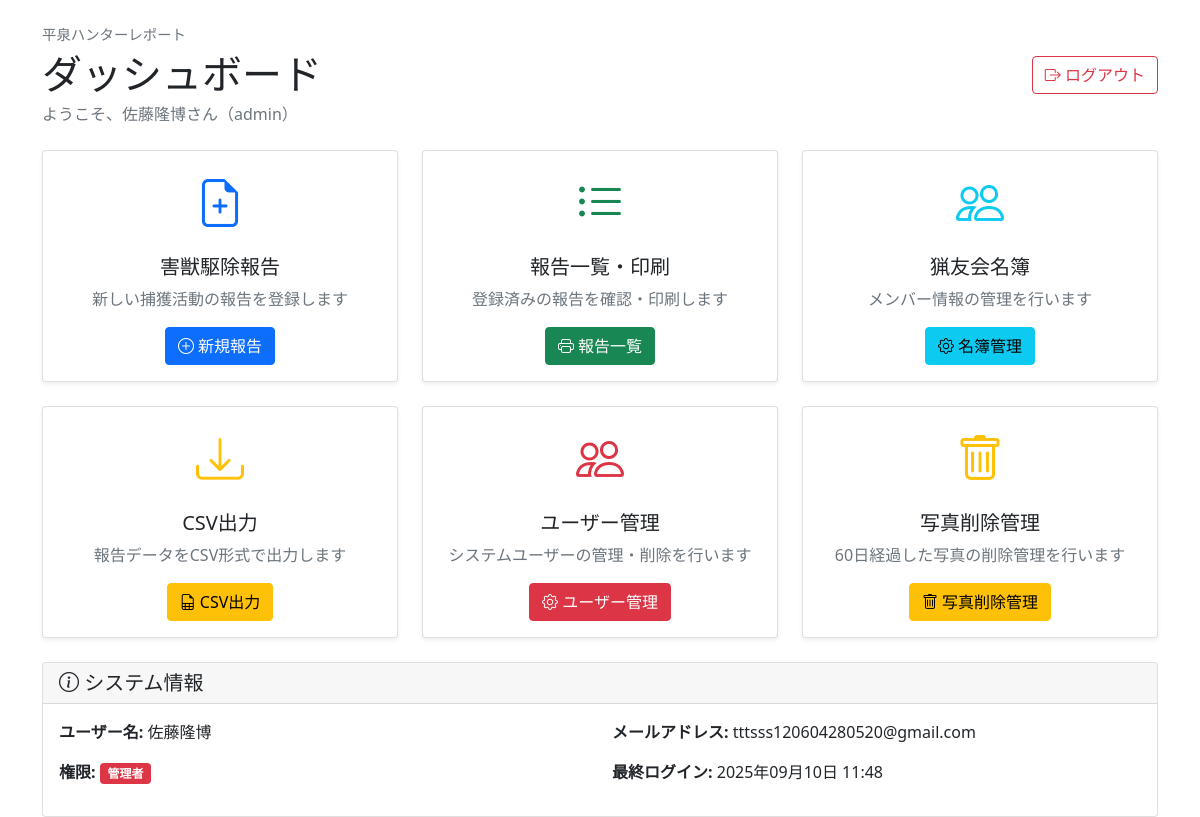
The app's page /dashboard (signed in) with its own data.
### app.py (models this page shows, shortened)
class User(Model):
    name = CharField(unique=True)
    email = CharField()
    password_hash = CharField()
    role = CharField(default="reporter")  # reporter / editor / admin
    created_at = CharField(null=True)  # 作成日時
    class Meta:
        database = db

### app.py (the view)
@app.route("/dashboard")
def dashboard():
    if "user_id" not in session:
        return redirect("/login")
    user = User.get_by_id(session["user_id"])
    current_time = datetime.datetime.now().strftime("%Y年%m月%d日 %H:%M")
    return render_template("dashboard.html", user=user, current_time=current_time)

### templates/dashboard.html (shortened to what this page needs)
<!DOCTYPE html>
<html lang="ja">
<head>
    <link href="https://cdn.jsdelivr.net/npm/bootstrap@5.1.3/dist/css/bootstrap.min.css" rel="stylesheet">
    <link href="https://cdn.jsdelivr.net/npm/bootstrap-icons@1.7.2/font/bootstrap-icons.css" rel="stylesheet">
</head>
<body>
    <div class="container mt-4">
        <div class="d-flex justify-content-between align-items-center mb-4">
            <div>
                <div class="app-title-small mb-1">平泉ハンターレポート</div>
                <h1 class="mb-1">ダッシュボード</h1>
                <p class="text-muted mb-0">ようこそ、{{ user.name }}さん（{{ user.role }}）</p>
            </div>
            <div>
                <a href="/logout" class="btn btn-outline-danger">
                    <i class="bi bi-box-arrow-right"></i> ログアウト
                </a>
            </div>
        </div>
        <div class="row g-4 mb-4">
            <div class="col-md-6 col-lg-4">
                <div class="card h-100 shadow-sm">
                    <div class="card-body text-center">
                        <div class="mb-3">
                            <i class="bi bi-file-earmark-plus text-primary" style="font-size: 3rem;"></i>
                        </div>
                        <h5 class="card-title">害獣駆除報告</h5>
                        <p class="card-text text-muted">新しい捕獲活動の報告を登録します</p>
                        <a href="/report/new" class="btn btn-primary">
                            <i class="bi bi-plus-circle"></i> 新規報告
                        </a>
                    </div>
                </div>
            </div>
            <div class="col-md-6 col-lg-4">
                <div class="card h-100 shadow-sm">
                    <div class="card-body text-center">
                        <div class="mb-3">
                            <i class="bi bi-list-ul text-success" style="font-size: 3rem;"></i>
                        </div>
                        <h5 class="card-title">報告一覧・印刷</h5>
                        <p class="card-text text-muted">登録済みの報告を確認・印刷します</p>
                        <a href="/reports" class="btn btn-success">
                            <i class="bi bi-printer"></i> 報告一覧
                        </a>
                    </div>
                </div>
            </div>
            {% if user.role in ["editor", "admin"] %}
            <div class="col-md-6 col-lg-4">
                <div class="card h-100 shadow-sm">
                    <div class="card-body text-center">
                        <div class="mb-3">
                            <i class="bi bi-people text-info" style="font-size: 3rem;"></i>
                        </div>
                        <h5 class="card-title">猟友会名簿</h5>
                        <p class="card-text text-muted">メンバー情報の管理を行います</p>
                        <a href="/members/manage" class="btn btn-info">
                            <i class="bi bi-gear"></i> 名簿管理
                        </a>
                    </div>
                </div>
            </div>
            {% endif %}
            {% if user.role == "admin" %}
            <div class="col-md-6 col-lg-4">
                <div class="card h-100 shadow-sm">
                    <div class="card-body text-center">
                        <div class="mb-3">
                            <i class="bi bi-download text-warning" style="font-size: 3rem;"></i>
                        </div>
                        <h5 class="card-title">CSV出力</h5>
                        <p class="card-text text-muted">報告データをCSV形式で出力します</p>
                        <a href="/reports/export" class="btn btn-warning">
                            <i class="bi bi-file-earmark-spreadsheet"></i> CSV出力
                        </a>
                    </div>
                </div>
            </div>
            {% endif %}
            {% if user.role == "admin" %}
            <div class="col-md-6 col-lg-4">
                <div class="card h-100 shadow-sm">
                    <div class="card-body text-center">
                        <div class="mb-3">
                            <i class="bi bi-people text-danger" style="font-size: 3rem;"></i>
                        </div>
                        <h5 class="card-title">ユーザー管理</h5>
                        <p class="card-text text-muted">システムユーザーの管理・削除を行います</p>
                        <a href="/users/manage" class="btn btn-danger">
                            <i class="bi bi-gear"></i> ユーザー管理
                        </a>
                    </div>
                </div>
            </div>
            {% endif %}
            {% if user.role == "admin" %}
            <div class="col-md-6 col-lg-4">
                <div class="card h-100 shadow-sm">
                    <div class="card-body text-center">
                        <div class="mb-3">
                            <i class="bi bi-trash text-warning" style="font-size: 3rem;"></i>
                        </div>
                        <h5 class="card-title">写真削除管理</h5>
                        <p class="card-text text-muted">60日経過した写真の削除管理を行います</p>
                        <a href="/admin/photo-cleanup" class="btn btn-warning">
                            <i class="bi bi-trash"></i> 写真削除管理
                        </a>
                    </div>
                </div>
            </div>
            {% endif %}
        </div>
        <div class="row">
            <div class="col-12">
                <div class="card">
                    <div class="card-header">
                        <h5 class="mb-0">
                            <i class="bi bi-info-circle"></i> システム情報
                        </h5>
                    </div>
                    <div class="card-body">
                        <div class="row">
                            <div class="col-md-6">
                                <p><strong>ユーザー名:</strong> {{ user.name }}</p>
                                <p><strong>権限:</strong>
                                    {% if user.role == "admin" %}
                                    <span class="badge bg-danger">管理者</span>
                                    {% elif user.role == "editor" %}
                                    <span class="badge bg-warning">編集者</span>
                                    {% else %}
                                    <span class="badge bg-primary">報告者</span>
                                    {% endif %}
                                </p>
                            </div>
                            <div class="col-md-6">
                                <p><strong>メールアドレス:</strong> {{ user.email }}</p>
                                <p><strong>最終ログイン:</strong> {{ current_time }}</p>
                            </div>
                        </div>
                    </div>
                </div>
            </div>
        </div>
    </div>
</body>
</html>

### templates/dashboard.html (style rules this page uses)
.app-title-small { color: #6c757d; font-size: 0.9rem; font-weight: 500; }

### records on screen
User: name "佐藤隆博", role "admin", email "tttsss120604280520@gmail.com"
